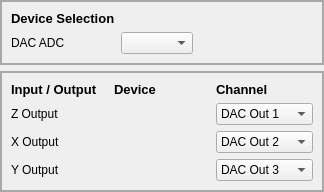
      <widget class="QWidget" name="tab_2">
       <property name="styleSheet">
        <string notr="true">#tab_2{
background: black
}</string>
       </property>
       <attribute name="title">
        <string>Scan Control</string>
       </attribute>
       <layout class="QVBoxLayout" name="verticalLayout_3" stretch="2,9">
        <property name="leftMargin">
         <number>0</number>
        </property>
        <property name="topMargin">
         <number>0</number>
        </property>
        <property name="rightMargin">
         <number>0</number>
        </property>
        <property name="bottomMargin">
         <number>0</number>
        </property>
        <item>
         <widget class="QFrame" name="frame_3">
          <property name="styleSheet">
           <string notr="true">#frame_3{
border: 2px solid rgb(168,168,168)
}</string>
          </property>
          <property name="frameShape">
           <enum>QFrame::StyledPanel</enum>
          </property>
          <property name="frameShadow">
           <enum>QFrame::Raised</enum>
          </property>
          <layout class="QGridLayout" name="gridLayout_3" rowstretch="1,1" columnstretch="1,1,1,1,1">
           <item row="1" column="0">
            <widget class="QLabel" name="label_22">
             <property name="text">
              <string>DAC ADC</string>
             </property>
            </widget>
           </item>
           <item row="1" column="4">
            <spacer name="horizontalSpacer_7">
             <property name="orientation">
              <enum>Qt::Horizontal</enum>
             </property>
             <property name="sizeType">
              <enum>QSizePolicy::Preferred</enum>
             </property>
             <property name="sizeHint" stdset="0">
              <size>
               <width>40</width>
               <height>20</height>
              </size>
             </property>
            </spacer>
           </item>
           <item row="1" column="1">
            <widget class="QComboBox" name="comboBox_Scan_DACADC"/>
           </item>
           <item row="0" column="0">
            <widget class="QLabel" name="label_23">
             <property name="sizePolicy">
              <sizepolicy hsizetype="Preferred" vsizetype="Fixed">
               <horstretch>0</horstretch>
               <verstretch>0</verstretch>
              </sizepolicy>
             </property>
             <property name="font">
              <font>
               <pointsize>10</pointsize>
               <weight>75</weight>
               <bold>true</bold>
              </font>
             </property>
             <property name="text">
              <string>Device Selection</string>
             </property>
            </widget>
           </item>
           <item row="1" column="2">
            <spacer name="horizontalSpacer_12">
             <property name="orientation">
              <enum>Qt::Horizontal</enum>
             </property>
             <property name="sizeHint" stdset="0">
              <size>
               <width>40</width>
               <height>20</height>
              </size>
             </property>
            </spacer>
           </item>
           <item row="1" column="3">
            <spacer name="horizontalSpacer_13">
             <property name="orientation">
              <enum>Qt::Horizontal</enum>
             </property>
             <property name="sizeHint" stdset="0">
              <size>
               <width>40</width>
               <height>20</height>
              </size>
             </property>
            </spacer>
           </item>
          </layout>
         </widget>
        </item>
        <item>
         <widget class="QFrame" name="frame_4">
          <property name="styleSheet">
           <string notr="true">#frame_4{
border: 2px solid rgb(168,168,168)
}
</string>
          </property>
          <property name="frameShape">
           <enum>QFrame::StyledPanel</enum>
          </property>
          <property name="frameShadow">
           <enum>QFrame::Raised</enum>
          </property>
          <layout class="QGridLayout" name="gridLayout_4" rowstretch="0,0,0,0">
           <item row="0" column="1">
            <widget class="QLabel" name="label_29">
             <property name="font">
              <font>
               <pointsize>10</pointsize>
               <weight>75</weight>
               <bold>true</bold>
              </font>
             </property>
             <property name="text">
              <string>Device</string>
             </property>
            </widget>
           </item>
           <item row="0" column="2">
            <widget class="QLabel" name="label_27">
             <property name="font">
              <font>
               <pointsize>10</pointsize>
               <weight>75</weight>
               <bold>true</bold>
              </font>
             </property>
             <property name="text">
              <string>Channel</string>
             </property>
            </widget>
           </item>
           <item row="1" column="1">
            <widget class="QLabel" name="label_Scan_Device1">
             <property name="text">
              <string/>
             </property>
            </widget>
           </item>
           <item row="1" column="0">
            <widget class="QLabel" name="label_34">
             <property name="text">
              <string>Z Output</string>
             </property>
            </widget>
           </item>
           <item row="0" column="0">
            <widget class="QLabel" name="label_26">
             <property name="sizePolicy">
              <sizepolicy hsizetype="Preferred" vsizetype="Fixed">
               <horstretch>0</horstretch>
               <verstretch>0</verstretch>
              </sizepolicy>
             </property>
             <property name="font">
              <font>
               <pointsize>10</pointsize>
               <weight>75</weight>
               <bold>true</bold>
              </font>
             </property>
             <property name="text">
              <string>Input / Output</string>
             </property>
            </widget>
           </item>
           <item row="2" column="0">
            <widget class="QLabel" name="label_43">
             <property name="text">
              <string>X Output</string>
             </property>
            </widget>
           </item>
           <item row="3" column="0">
            <widget class="QLabel" name="label_44">
             <property name="text">
              <string>Y Output</string>
             </property>
            </widget>
           </item>
           <item row="2" column="1">
            <widget class="QLabel" name="label_Scan_Device2">
             <property name="text">
              <string/>
             </property>
            </widget>
           </item>
           <item row="3" column="1">
            <widget class="QLabel" name="label_Scan_Device3">
             <property name="text">
              <string/>
             </property>
            </widget>
           </item>
           <item row="2" column="2">
            <widget class="QComboBox" name="comboBox_Scan_XOut">
             <property name="currentIndex">
              <number>1</number>
             </property>
             <item>
              <property name="text">
               <string>DAC Out 1</string>
              </property>
             </item>
             <item>
              <property name="text">
               <string>DAC Out 2</string>
              </property>
             </item>
             <item>
              <property name="text">
               <string>DAC Out 3</string>
              </property>
             </item>
             <item>
              <property name="text">
               <string>DAC Out 4</string>
              </property>
             </item>
            </widget>
           </item>
           <item row="3" column="2">
            <widget class="QComboBox" name="comboBox_Scan_YOut">
             <property name="currentIndex">
              <number>2</number>
             </property>
             <item>
              <property name="text">
               <string>DAC Out 1</string>
              </property>
             </item>
             <item>
              <property name="text">
               <string>DAC Out 2</string>
              </property>
             </item>
             <item>
              <property name="text">
               <string>DAC Out 3</string>
              </property>
             </item>
             <item>
              <property name="text">
               <string>DAC Out 4</string>
              </property>
             </item>
            </widget>
           </item>
           <item row="1" column="2">
            <widget class="QComboBox" name="comboBox_Scan_ZOut">
             <item>
              <property name="text">
               <string>DAC Out 1</string>
              </property>
             </item>
             <item>
              <property name="text">
               <string>DAC Out 2</string>
              </property>
             </item>
             <item>
              <property name="text">
               <string>DAC Out 3</string>
              </property>
             </item>
             <item>
              <property name="text">
               <string>DAC Out 4</string>
              </property>
             </item>
            </widget>
           </item>
          </layout>
         </widget>
        </item>
       </layout>
      </widget>
